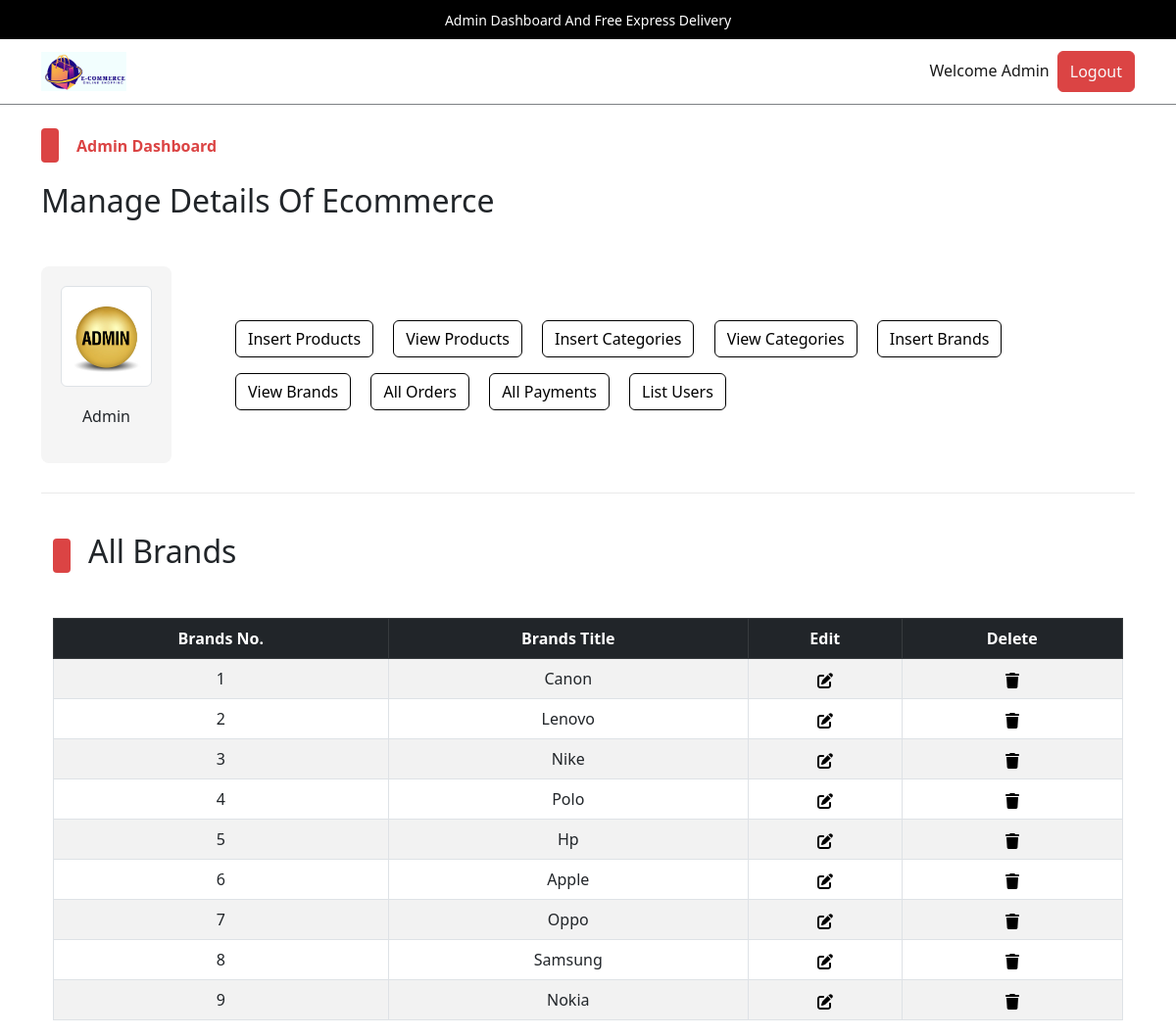
The app's page /admin/index.php?view_brands (signed in) with its own data.
### tables this page shows
CREATE TABLE `admin_table` (
  `admin_id` int(11) NOT NULL,
  `admin_name` varchar(100) NOT NULL,
  `admin_email` varchar(200) NOT NULL,
  `admin_image` varchar(255) NOT NULL,
  `admin_password` varchar(255) NOT NULL
);

CREATE TABLE `brands` (
  `brand_id` int(11) NOT NULL,
  `brand_title` varchar(100) NOT NULL
);

### admin/view_brands.php (the view, shortened to what this page needs)
<!DOCTYPE html>
<html lang="en">
<head>
</head>
<body>
    <div class="container">
        <div class="categ-header">
            <div class="sub-title">
                <span class="shape"></span>
                <h2>All Brands</h2>
            </div>
        </div>
        <div class="table-data">
            <table class="table table-bordered table-hover table-striped text-center">
                <thead class="table-dark">
                    <tr>
                        <th>Brands No.</th>
                        <th>Brands Title</th>
                        <th>Edit</th>
                        <th>Delete</th>
                    </tr>
                </thead>
                <tbody>
                    <?php
                    $get_brand_query = "SELECT * FROM `brands`";
                    $get_brand_result = mysqli_query($con, $get_brand_query);
                    $id_number = 1;
                    while ($row_fetch_brands = mysqli_fetch_array($get_brand_result)) {
                        $brand_id = $row_fetch_brands['brand_id'];
                        $brand_title = $row_fetch_brands['brand_title'];
                        echo "
                            <tr>
                            <td>$id_number</td>
                            <td>$brand_title</td>
                            <td>
                                <a href='index.php?edit_brand=$brand_id'>
                                </a>
                            </td>
                            <td>
                                <a href='index.php?delete_brand=$brand_id' data-bs-toggle='modal' data-bs-target='#deleteModal_$brand_id'>
                                </a>
                                <div class='modal fade' id='deleteModal_$brand_id' tabindex='-1' aria-labelledby='deleteModal_$brand_id.Label' aria-hidden='true'>
                                                            <a class='text-light' href='index.php?delete_brand=$brand_id'>
                                                                Delete $brand_title
                                                            </a>
                                </div>
                            </td>
                        </tr>
                            ";
                        $id_number++;
                    }
                    ?>
                </tbody>
            </table>
        </div>
    </div>
</body>
</html>

### admin/index.php (shortened to what this page needs)
<?php
    include('../functions/common_functions.php');
    if(isset($_SESSION['admin_username'])){
        $admin_name = $_SESSION['admin_username'];
        $get_admin_data = "SELECT * FROM `admin_table` WHERE admin_name = '$admin_name'";
        $get_admin_result = mysqli_query($con,$get_admin_data);
        $row_fetch_admin_data = mysqli_fetch_array($get_admin_result);
        $admin_name = $row_fetch_admin_data['admin_name'];
        $admin_image = $row_fetch_admin_data['admin_image'];
    }else{
        echo "<script>window.open('./admin_login.php','_self');</script>";
    }
?>
<!DOCTYPE html>
<html lang="en">
<head>
    <link rel="stylesheet" href="../assets/css/bootstrap.css" />
    <link rel="stylesheet" href="../assets/css/main.css" />
</head>
<body>
    <div class="upper-nav primary-bg p-2 px-3 text-center text-break">
        <span>Admin Dashboard And Free Express Delivery</span>
    </div>
    <nav class="navbar navbar-expand-lg navbar-light bg-light">
        <div class="container">
            <a class="navbar-brand fw-bold" href="#"><img src="../assets/images/logo.png" alt="Shop Easy Logo" style="height:40px;"></a>
            <div class="collapse navbar-collapse" id="navbarSupportedContentad">
                <ul class="navbar-nav ms-auto mb-2 mb-lg-0">
                    <li class="nav-item">
                        <a class="nav-link active" aria-current="page" href="#">Welcome <?php echo $admin_name;?></a>
                    </li>
                    <li class="nav-item">
                    <button class="btn btn-primary p-0 px-1">
                            <a href="./admin_logout.php" class="nav-link text-light">Logout</a>
                        </button>
                    </li>
                </ul>
            </div>
        </div>
    </nav>
    <div class="control">
        <div class="container pt-4 pb-0">
            <div class="categ-header">
                <div class="sub-title">
                    <span class="shape"></span>
                    <span class="title">Admin Dashboard</span>
                </div>
                <h2>Manage Details Of Ecommerce</h2>
            </div>
            <div class="row align-items-center">
                <div class="col-md-2">
                    <div class="admin-image">
                        <a href="./index.php"><img src="./admin_images/<?php echo $admin_image;?>" class="img-thumbnail" alt="Admin Photo"></a>
                        <p><?php echo $admin_name;?></p>
                    </div>
                </div>
                <div class="col-md-10">
                    <div class="buttons">
                        <button class="btn btn-outline-primary m-2">
                            <a href="./insert_product.php" class="nav-link">Insert Products</a>
                        </button>
                        <button class="btn btn-outline-primary m-2">
                            <a href="index.php?view_products" class="nav-link">View Products</a>
                        </button>
                        <button class="btn btn-outline-primary m-2">
                            <a href="index.php?insert_category" class="nav-link">Insert Categories</a>
                        </button>
                        <button class="btn btn-outline-primary m-2">
                            <a href="index.php?view_categories" class="nav-link">View Categories</a>
                        </button>
                        <button class="btn btn-outline-primary m-2">
                            <a href="index.php?insert_brand" class="nav-link">Insert Brands</a>
                        </button>
                        <button class="btn btn-outline-primary m-2">
                            <a href="index.php?view_brands" class="nav-link">View Brands</a>
                        </button>
                        <button class="btn btn-outline-primary m-2">
                            <a href="index.php?list_orders" class="nav-link">All Orders</a>
                        </button>
                        <button class="btn btn-outline-primary m-2">
                            <a href="index.php?list_payments" class="nav-link">All Payments</a>
                        </button>
                        <button class="btn btn-outline-primary m-2">
                            <a href="index.php?list_users" class="nav-link">List Users</a>
                        </button>
                    </div>
                </div>
            </div>
        </div>
    </div>
    <div class="container">
        <div class="divider"></div>
    </div>
    <div class="change-page">
        <div class="container">
            <?php
            if(isset($_GET['view_brands'])){
                include('./view_brands.php');
            }
            ?>
        </div>
    </div>
</body>
</html>

### assets/css/main.css (style rules this page uses)
* { -webkit-box-sizing: border-box; -moz-box-sizing: border-box; box-sizing: border-box; margin: 0; padding: 0; }
html { scroll-behavior: smooth; }
a { text-decoration: none; color: #000000; cursor: pointer; }
button, input[type="submit"] { cursor: pointer; }
ul { list-style: none; }
.primary-bg { background-color: #000; }
.divider { background-color: #eaeaea; height: 1.5px; width: 100%; margin-top: 30px; margin-bottom: 40px; }
.container .categ-header { display: flex; flex-direction: column; gap: 20px; margin-bottom: 40px; }
.container .categ-header .sub-title { display: flex; flex-direction: row; gap: 18px; align-items: center; }
.container .categ-header .sub-title span:nth-of-type(1) { width: 18px; height: 35px; background-color: #DB4444; border-radius: 4px; -webkit-border-radius: 4px; -moz-border-radius: 4px; -ms-border-radius: 4px; -o-border-radius: 4px; }
.shape { display: inline-block; width: 18px; height: 35px; background-color: #DB4444; border-radius: 4px; -webkit-border-radius: 4px; -moz-border-radius: 4px; -ms-border-radius: 4px; -o-border-radius: 4px; }
.container .categ-header .sub-title span:nth-of-type(2) { color: #DB4444; font-weight: bold; }
.upper-nav span { color: #ffffff; font-size: 14px; }
.bg-light { background-color: #ffffff !important; border-bottom: 1px solid #7D8184; }
.control .container .row .admin-image { width: 80%; background-color: #F5F5F5; padding: 20px; display: flex; flex-direction: column; gap:18px; align-items: center; border-radius: 8px; -webkit-border-radius: 8px; -moz-border-radius: 8px; -ms-border-radius: 8px; -o-border-radius: 8px; }
.control .container .row .admin-image img { width: 100%; }
.control .container .row .buttons a.nav-link { transition: 0s; -webkit-transition: 0s; -moz-transition: 0s; -ms-transition: 0s; -o-transition: 0s; }
td { vertical-align: middle; }

### records on screen
admin_table: admin_name "Admin", admin_image (picture)
brands: brand_title "Canon"
brands: brand_title "Lenovo"
brands: brand_title "Nike"
brands: brand_title "Polo"
brands: brand_title "Hp"
brands: brand_title "Apple"
brands: brand_title "Oppo"
brands: brand_title "Samsung"
brands: brand_title "Nokia"
